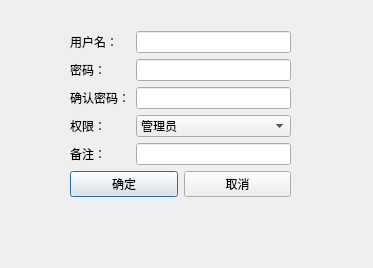
<?xml version="1.0" encoding="UTF-8"?>
<ui version="4.0">
 <class>addUser_Dialog</class>
 <widget class="QDialog" name="addUser_Dialog">
  <property name="geometry">
   <rect>
    <x>0</x>
    <y>0</y>
    <width>373</width>
    <height>268</height>
   </rect>
  </property>
  <property name="windowTitle">
   <string>用户编辑</string>
  </property>
  <property name="windowIcon">
   <iconset>
    <normaloff>icon_1.png</normaloff>icon_1.png</iconset>
  </property>
  <widget class="QWidget" name="layoutWidget">
   <property name="geometry">
    <rect>
     <x>70</x>
     <y>31</y>
     <width>221</width>
     <height>191</height>
    </rect>
   </property>
   <layout class="QFormLayout" name="formLayout">
    <item row="0" column="0">
     <widget class="QLabel" name="label">
      <property name="text">
       <string>用户名：</string>
      </property>
     </widget>
    </item>
    <item row="0" column="1">
     <widget class="QLineEdit" name="userName_lineEdit"/>
    </item>
    <item row="1" column="0">
     <widget class="QLabel" name="label_2">
      <property name="text">
       <string>密码：</string>
      </property>
     </widget>
    </item>
    <item row="1" column="1">
     <widget class="QLineEdit" name="passWord_lineEdit">
      <property name="echoMode">
       <enum>QLineEdit::Password</enum>
      </property>
     </widget>
    </item>
    <item row="2" column="0">
     <widget class="QLabel" name="label_3">
      <property name="text">
       <string>确认密码：</string>
      </property>
     </widget>
    </item>
    <item row="2" column="1">
     <widget class="QLineEdit" name="passWord2lineEdit">
      <property name="echoMode">
       <enum>QLineEdit::Password</enum>
      </property>
     </widget>
    </item>
    <item row="3" column="0">
     <widget class="QLabel" name="label_4">
      <property name="text">
       <string>权限：</string>
      </property>
     </widget>
    </item>
    <item row="3" column="1">
     <widget class="QComboBox" name="authority_comboBox">
      <item>
       <property name="text">
        <string>管理员</string>
       </property>
      </item>
      <item>
       <property name="text">
        <string>普通用户</string>
       </property>
      </item>
     </widget>
    </item>
    <item row="4" column="0">
     <widget class="QLabel" name="label_5">
      <property name="text">
       <string>备注：</string>
      </property>
     </widget>
    </item>
    <item row="4" column="1">
     <widget class="QLineEdit" name="note_lineEdit"/>
    </item>
    <item row="5" column="0" colspan="2">
     <layout class="QHBoxLayout" name="horizontalLayout">
      <item>
       <widget class="QPushButton" name="ok_pushButton">
        <property name="text">
         <string>确定</string>
        </property>
        <property name="icon">
         <iconset>
          <normaloff>image/update.png</normaloff>image/update.png</iconset>
        </property>
       </widget>
      </item>
      <item>
       <widget class="QPushButton" name="cancel_pushButton">
        <property name="text">
         <string>取消</string>
        </property>
        <property name="icon">
         <iconset>
          <normaloff>image/delete.png</normaloff>image/delete.png</iconset>
        </property>
       </widget>
      </item>
     </layout>
    </item>
   </layout>
  </widget>
 </widget>
 <resources/>
 <connections/>
</ui>
